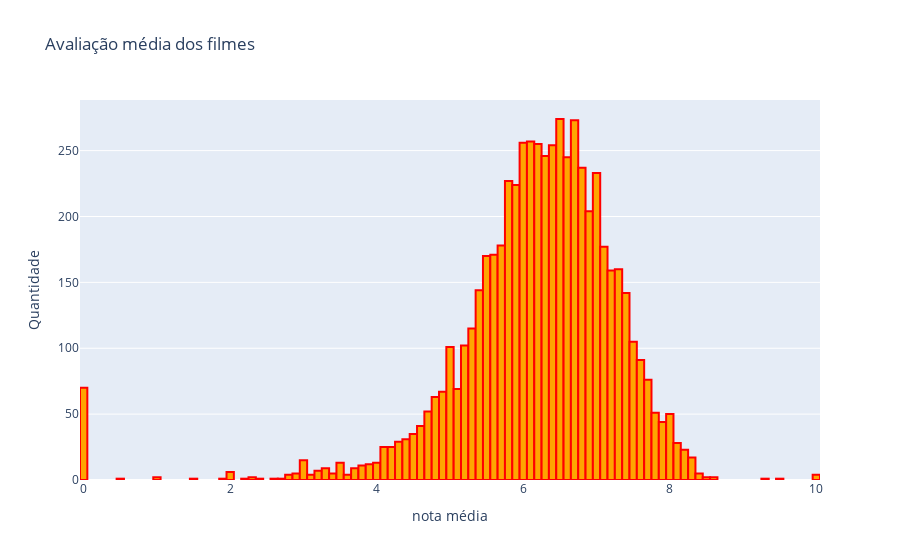

The code cell stored with this chart in its notebook:
### Code cell
#Plotando um hisograma nota
trace1 = go.Histogram(x =  df["vote_average"],
                      marker = {"color":"orange",
                              "line": {'width': 2,
                                      'color': 'red'}})

layout = go.Layout(title= "Avaliação média dos filmes",
                   yaxis = {"title": "Quantidade"},
                   xaxis = {"title":"nota média"})

data = [trace1]
fig = go.Figure(data = data, layout = layout)
py.iplot(fig)

### Figure 1 — Plotly figure (JSON) as saved in the notebook; plotly's stock layout.template omitted (floating-point values rounded to 4 significant figures; data arrays with more than 128 entries replaced by an {"elided": "..."} marker saying what was removed)
{"data": [{"marker": {"color": "orange", "line": {"color": "red", "width": 2}}, "type": "histogram", "x": {"elided": "5939 float values"}}], "layout": {"title": {"text": "Avaliação média dos filmes"}, "xaxis": {"title": {"text": "nota média"}}, "yaxis": {"title": {"text": "Quantidade"}}}}
